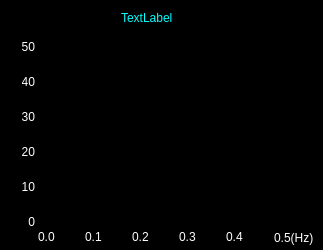
    <widget class="QFrame" name="panRn_Rn_2">
     <property name="geometry">
      <rect>
       <x>703</x>
       <y>1</y>
       <width>323</width>
       <height>250</height>
      </rect>
     </property>
     <property name="styleSheet">
      <string notr="true">color: rgb(255, 255, 255);
background-color: rgb(0, 0, 0);</string>
     </property>
     <property name="frameShape">
      <enum>QFrame::StyledPanel</enum>
     </property>
     <property name="frameShadow">
      <enum>QFrame::Raised</enum>
     </property>
     <widget class="QLabel" name="lblFre1">
      <property name="geometry">
       <rect>
        <x>121</x>
        <y>11</y>
        <width>91</width>
        <height>13</height>
       </rect>
      </property>
      <property name="styleSheet">
       <string notr="true">color: rgb(0, 255, 255);</string>
      </property>
      <property name="text">
       <string>TextLabel</string>
      </property>
     </widget>
     <widget class="QCustomPlot" name="imgFre" native="true">
      <property name="geometry">
       <rect>
        <x>40</x>
        <y>42</y>
        <width>257</width>
        <height>185</height>
       </rect>
      </property>
     </widget>
     <widget class="QLabel" name="label_25">
      <property name="geometry">
       <rect>
        <x>274</x>
        <y>230</y>
        <width>41</width>
        <height>16</height>
       </rect>
      </property>
      <property name="text">
       <string>0.5(Hz)</string>
      </property>
     </widget>
     <widget class="QLabel" name="label_26">
      <property name="geometry">
       <rect>
        <x>226</x>
        <y>230</y>
        <width>24</width>
        <height>13</height>
       </rect>
      </property>
      <property name="text">
       <string>0.4</string>
      </property>
     </widget>
     <widget class="QLabel" name="label_27">
      <property name="geometry">
       <rect>
        <x>38</x>
        <y>230</y>
        <width>28</width>
        <height>13</height>
       </rect>
      </property>
      <property name="text">
       <string>0.0</string>
      </property>
     </widget>
     <widget class="QLabel" name="label_28">
      <property name="geometry">
       <rect>
        <x>85</x>
        <y>230</y>
        <width>24</width>
        <height>13</height>
       </rect>
      </property>
      <property name="text">
       <string>0.1</string>
      </property>
     </widget>
     <widget class="QLabel" name="label_29">
      <property name="geometry">
       <rect>
        <x>179</x>
        <y>230</y>
        <width>24</width>
        <height>13</height>
       </rect>
      </property>
      <property name="text">
       <string>0.3</string>
      </property>
     </widget>
     <widget class="QLabel" name="label_30">
      <property name="geometry">
       <rect>
        <x>132</x>
        <y>230</y>
        <width>24</width>
        <height>13</height>
       </rect>
      </property>
      <property name="text">
       <string>0.2</string>
      </property>
     </widget>
     <widget class="QLabel" name="label_31">
      <property name="geometry">
       <rect>
        <x>22</x>
        <y>75</y>
        <width>13</width>
        <height>13</height>
       </rect>
      </property>
      <property name="layoutDirection">
       <enum>Qt::RightToLeft</enum>
      </property>
      <property name="text">
       <string>40</string>
      </property>
      <property name="alignment">
       <set>Qt::AlignRight|Qt::AlignTrailing|Qt::AlignVCenter</set>
      </property>
     </widget>
     <widget class="QLabel" name="label_32">
      <property name="geometry">
       <rect>
        <x>22</x>
        <y>180</y>
        <width>13</width>
        <height>13</height>
       </rect>
      </property>
      <property name="layoutDirection">
       <enum>Qt::RightToLeft</enum>
      </property>
      <property name="text">
       <string>10</string>
      </property>
      <property name="alignment">
       <set>Qt::AlignRight|Qt::AlignTrailing|Qt::AlignVCenter</set>
      </property>
     </widget>
     <widget class="QLabel" name="label_33">
      <property name="geometry">
       <rect>
        <x>22</x>
        <y>145</y>
        <width>13</width>
        <height>13</height>
       </rect>
      </property>
      <property name="layoutDirection">
       <enum>Qt::RightToLeft</enum>
      </property>
      <property name="text">
       <string>20</string>
      </property>
      <property name="alignment">
       <set>Qt::AlignRight|Qt::AlignTrailing|Qt::AlignVCenter</set>
      </property>
     </widget>
     <widget class="QLabel" name="label_34">
      <property name="geometry">
       <rect>
        <x>22</x>
        <y>215</y>
        <width>13</width>
        <height>13</height>
       </rect>
      </property>
      <property name="layoutDirection">
       <enum>Qt::RightToLeft</enum>
      </property>
      <property name="text">
       <string>0</string>
      </property>
      <property name="alignment">
       <set>Qt::AlignRight|Qt::AlignTrailing|Qt::AlignVCenter</set>
      </property>
     </widget>
     <widget class="QLabel" name="label_35">
      <property name="geometry">
       <rect>
        <x>22</x>
        <y>40</y>
        <width>13</width>
        <height>13</height>
       </rect>
      </property>
      <property name="layoutDirection">
       <enum>Qt::RightToLeft</enum>
      </property>
      <property name="text">
       <string>50</string>
      </property>
      <property name="alignment">
       <set>Qt::AlignRight|Qt::AlignTrailing|Qt::AlignVCenter</set>
      </property>
     </widget>
     <widget class="QLabel" name="label_36">
      <property name="geometry">
       <rect>
        <x>22</x>
        <y>110</y>
        <width>13</width>
        <height>13</height>
       </rect>
      </property>
      <property name="layoutDirection">
       <enum>Qt::RightToLeft</enum>
      </property>
      <property name="text">
       <string>30</string>
      </property>
      <property name="alignment">
       <set>Qt::AlignRight|Qt::AlignTrailing|Qt::AlignVCenter</set>
      </property>
     </widget>
    </widget>
